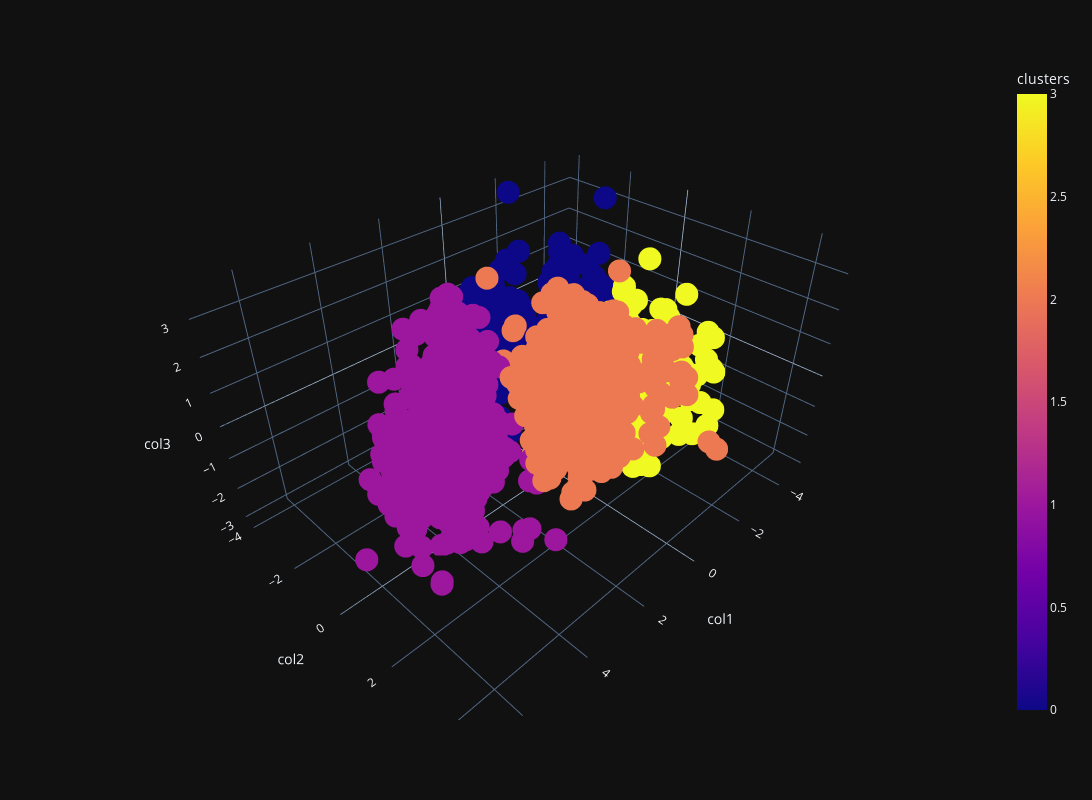

Notebook code for this chart:
### Code cell
fig = px.scatter_3d(df_pca, x='col1', y='col2', z='col3', color='clusters',
                 template='plotly_dark',width=1200, height=800)
fig.show()

### Figure 1 — Plotly figure (JSON) as saved in the notebook; plotly's stock layout.template omitted (floating-point values rounded to 4 significant figures; data arrays with more than 128 entries replaced by an {"elided": "..."} marker saying what was removed)
{"data": [{"hovertemplate": "col1=%{x}<br>col2=%{y}<br>col3=%{z}<br>clusters=%{marker.color}<extra></extra>", "legendgroup": "", "marker": {"color": {"elided": "2205 int values"}, "coloraxis": "coloraxis", "symbol": "circle"}, "mode": "markers", "name": "", "scene": "scene", "showlegend": false, "type": "scatter3d", "x": {"elided": "2205 float values"}, "y": {"elided": "2205 float values"}, "z": {"elided": "2205 float values"}}], "layout": {"coloraxis": {"colorbar": {"title": {"text": "clusters"}}, "colorscale": [[0, "#0d0887"], [0.1111, "#46039f"], [0.2222, "#7201a8"], [0.3333, "#9c179e"], [0.4444, "#bd3786"], [0.5556, "#d8576b"], [0.6667, "#ed7953"], [0.7778, "#fb9f3a"], [0.8889, "#fdca26"], [1, "#f0f921"]]}, "height": 800, "legend": {"tracegroupgap": 0}, "margin": {"t": 60}, "scene": {"domain": {"x": [0, 1], "y": [0, 1]}, "xaxis": {"title": {"text": "col1"}}, "yaxis": {"title": {"text": "col2"}}, "zaxis": {"title": {"text": "col3"}}}, "width": 1200}}
